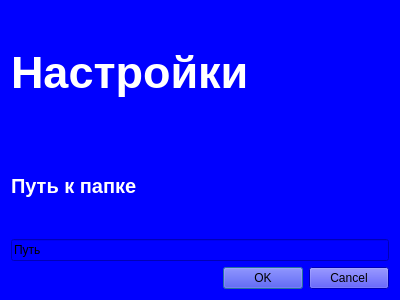
<?xml version="1.0" encoding="UTF-8"?>
<ui version="4.0">
 <class>Form</class>
 <widget class="QWidget" name="Form">
  <property name="geometry">
   <rect>
    <x>0</x>
    <y>0</y>
    <width>400</width>
    <height>300</height>
   </rect>
  </property>
  <property name="windowTitle">
   <string>Form</string>
  </property>
  <property name="styleSheet">
   <string notr="true">background-color: blue;</string>
  </property>
  <layout class="QVBoxLayout" name="verticalLayout_2">
   <item>
    <widget class="QLabel" name="label">
     <property name="styleSheet">
      <string notr="true">font-family:'Open Sans'; 
font-size:45px; 
font-weight:696; 
color:#ffffff;</string>
     </property>
     <property name="text">
      <string>Настройки</string>
     </property>
    </widget>
   </item>
   <item>
    <layout class="QVBoxLayout" name="verticalLayout">
     <item>
      <widget class="QLabel" name="label_2">
       <property name="styleSheet">
        <string notr="true">font-family:'Open Sans'; 
font-size:20px; 
font-weight:696; 
color:#ffffff;</string>
       </property>
       <property name="text">
        <string>Путь к папке</string>
       </property>
      </widget>
     </item>
     <item>
      <widget class="QLineEdit" name="FolderPath">
       <property name="text">
        <string>Путь</string>
       </property>
      </widget>
     </item>
    </layout>
   </item>
   <item>
    <widget class="QDialogButtonBox" name="buttons">
     <property name="standardButtons">
      <set>QDialogButtonBox::Cancel|QDialogButtonBox::Ok</set>
     </property>
    </widget>
   </item>
  </layout>
 </widget>
 <resources/>
 <connections/>
</ui>
